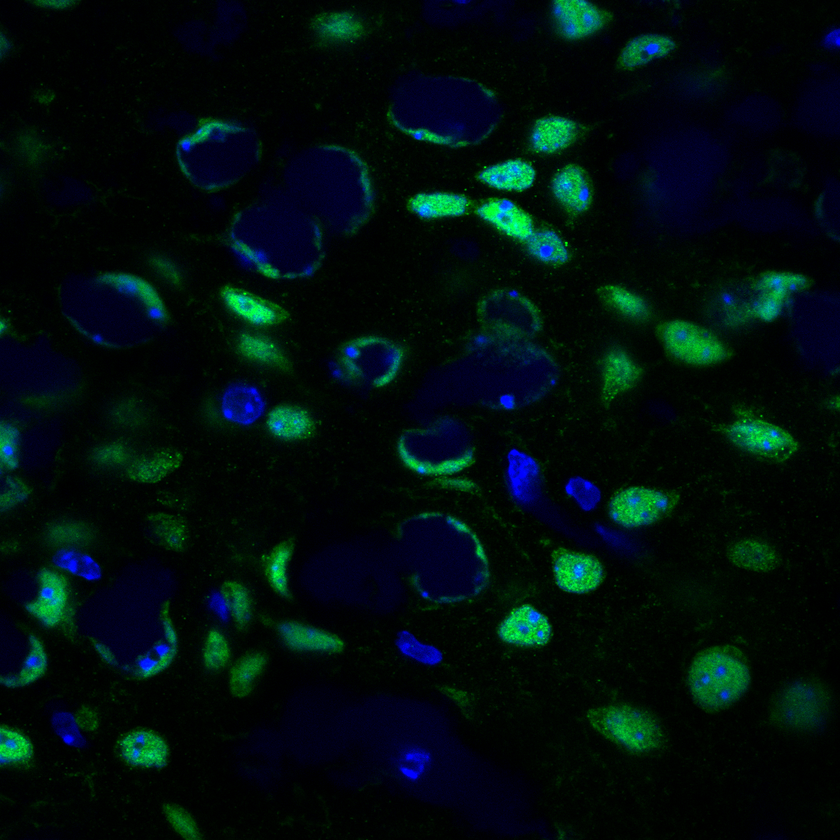
#> input picture Final-Code/63x-NeuN-Hoechst-izq-18 ZEN.tif, 840 x 840 px, shrunk from 1024 x 1024 before the run, found by its file name
$ jupyter execute 02-Code.ipynb
#> lines starting #> are read from the running program, lines starting #| are printed output that depends on the picture; after the words box and inside, x2 and y2 are one past the last pixel; in counts of white or black regions, pixels touching at a corner belong together
<a href="https://colab.research.google.com/github/MiguelAngel-ht/Cells-Classification/blob/main/02-Code.ipynb" target="_parent"></a>

[cell 1]
import numpy as np
import matplotlib.pyplot as plt
import cv2 as cv

[cell 2]
import plotly.express as px

[cell 3]
# FUNCTION THAT PLOT ALL OF IMAGES TOGETHER
def show_images(images, names):

  fig, axs = plt.subplots(1, len(names), figsize=(4*len(names), 6), constrained_layout=True)

  for i, (ax, img) in enumerate(zip(axs.flat, images)):
    ax.set_title(names[i])
    ax.imshow(img, 'gray')

  plt.show()

[cell 4]
img = cv.imread('63x-NeuN-Hoechst-izq-18 ZEN.tif')
#> img is the input picture: shape (840, 840, 3); mean B, G, R 13.4, 14.9, 0
plt.imshow(img)
plt.show()

[cell 5]
imgF = img[:,:,1]
imgC = img[:,:,0]
show_images([imgF, imgC], ['Farms', 'Cells'])
#> the loop in show_images, `for i, (ax, img) in enumerate(zip(axs.flat, images)):` made 2 passes

[cell 6]
# Blurring
imgC_bl = cv.boxFilter(imgC, -1, (6, 6))

# Threshold
imgC_um = cv.threshold(imgC_bl, 17, 255, cv.THRESH_BINARY)[1]
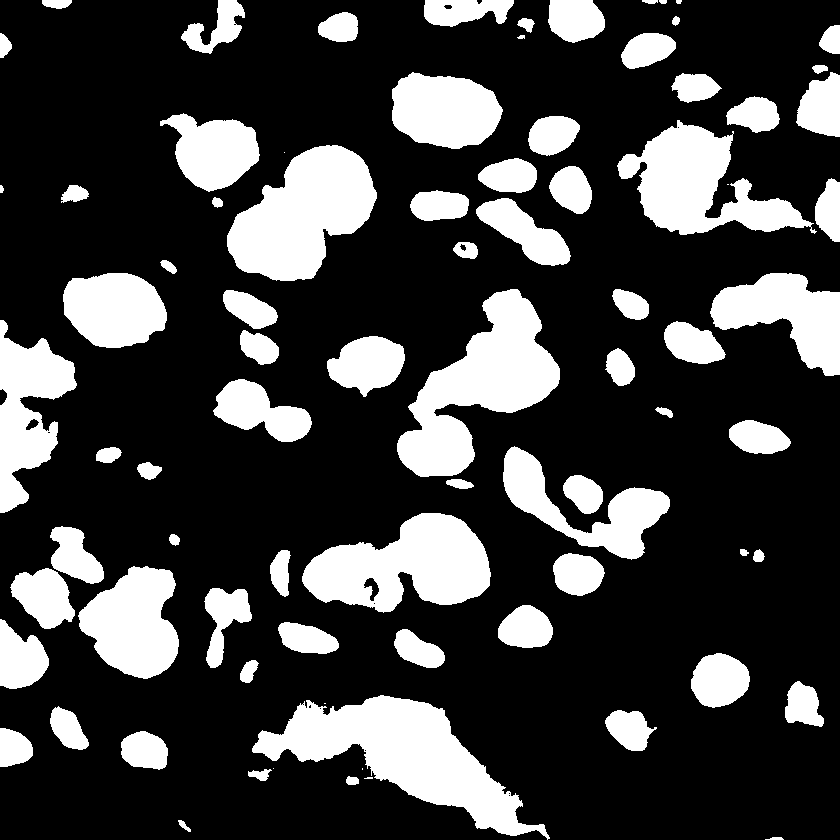
#> imgC_um: shape (840, 840); 25.1% white; 83 white regions (6 under 20 px), largest, box (x1, y1, x2, y2) and area: (252, 695, 550, 840) 16086, (397, 289, 560, 477) 13869, (227, 145, 377, 281) 12636

# Opening
kernel = np.ones((9, 9))
imgC_op = cv.morphologyEx(imgC_um, cv.MORPH_OPEN, kernel)
#> imgC_op: shape (840, 840); 24.4% white; 66 white regions, largest, box (x1, y1, x2, y2) and area: (255, 696, 526, 835) 15633, (397, 290, 560, 477) 13814, (227, 146, 376, 281) 12573

[cell 7]
show_images([imgC_bl, imgC_um, imgC_op], ['Blurring', 'Umbral', 'Opening'])
#> the loop in show_images (call 2), `for i, (ax, img) in enumerate(zip(axs.flat, images)):` made 3 passes

[cell 8]
# Logarithm transform
c = 255 / np.log(1 + np.max(imgC))
#> c = 45.99
imgC_log = c * np.log(imgC + 1)
imgC_log = imgC_log.astype('uint8')

# Threshold
imgC_um2 = np.copy(imgC_log)
imgC_um2[imgC_um2 > 140] = 255
imgC_um2[imgC_um2 != 255] = 0
#> imgC_um2: shape (840, 840); 21.9% white; 1386 white regions (1308 under 20 px), largest, box (x1, y1, x2, y2) and area: (397, 289, 560, 476) 12631, (227, 146, 377, 279) 11907, (252, 694, 535, 836) 11876

# Opening and Dilate
kernel = np.ones((2,2),np.uint8)
imgC_op1 = cv.morphologyEx(imgC_um2, cv.MORPH_OPEN, kernel)
#> imgC_op1: shape (840, 840); 20.4% white; 341 white regions (235 under 20 px), largest, box (x1, y1, x2, y2) and area: (398, 290, 561, 477) 12281, (229, 147, 377, 280) 11692, (304, 514, 490, 611) 9966
kernel = np.ones((3,3),np.uint8)
imgC_dl = cv.dilate(imgC_op1, kernel, iterations = 1)
#> imgC_dl: shape (840, 840); 24.2% white; 108 white regions (17 under 20 px), largest, box (x1, y1, x2, y2) and area: (397, 289, 562, 478) 13847, (287, 696, 550, 839) 12921, (228, 146, 378, 281) 12561

# Opening
kernel = np.ones((5,5))
imgC_op2 = cv.morphologyEx(imgC_dl, cv.MORPH_OPEN, kernel)
#> imgC_op2: shape (840, 840); 23.6% white; 90 white regions, largest, box (x1, y1, x2, y2) and area: (397, 290, 561, 478) 13743, (229, 146, 378, 281) 12501, (289, 696, 526, 836) 11725

[cell 9]
show_images([imgC_log, imgC_um2, imgC_dl, imgC_op2],
            ['Log Transf', 'Threshold', 'Dilate', 'Opening'])

[cell 10]
# Farm Image Processing

# Smooting
kernel = (1 / (5*5)) * np.ones((5,5))
imgF_sm = cv.filter2D(imgF, -1, kernel)

# Thresholding
imgF_th = cv.threshold(imgF_sm, 26, 255, cv.THRESH_BINARY)[1]
#> imgF_th: shape (840, 840); 13% white; 136 white regions (45 under 20 px), largest, box (x1, y1, x2, y2) and area: (405, 188, 576, 270) 5536, (595, 283, 734, 368) 4444, (218, 283, 292, 373) 3820

[cell 11]
show_images([imgF, imgF_sm, imgF_th],
            ['Original', 'Smooting', 'Threshold'])

[cell 12]
def Classifier(imgC, imgF, inf, sup, q=False):

#> called with inf = 0.15, sup = 0.5, q = False
  areasC = []
  areasF = []
  clas = np.zeros(np.shape(imgC))

  num, label, stats, centroids = cv.connectedComponentsWithStats(imgC, cv.CV_32S)
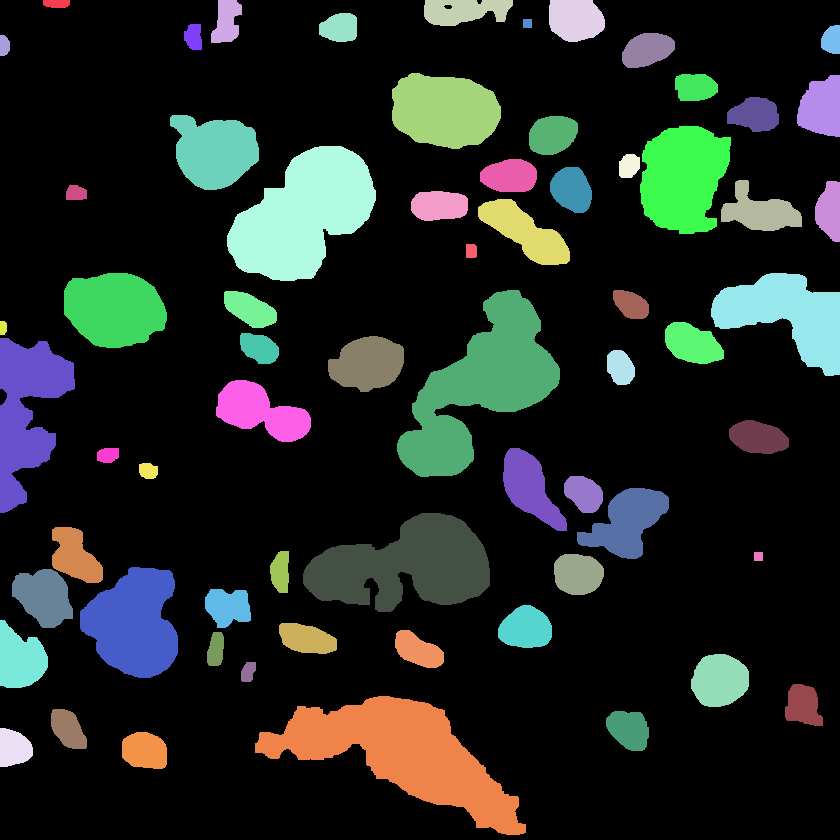
#> label: shape (840, 840) int32; 67 distinct labels, from 0 to 66; one colour per label, 0 black
#> num = 67; stats = 67 rows, first 6: [0, 0, 840, 840, 533441], [43, 0, 27, 8, 197], [211, 0, 31, 43, 942], [424, 0, 89, 26, 1755], [549, 0, 56, 42, 1964], [319, 13, 38, 29, 907]; centroids = 67 pairs, first value 2.77 to 831.2, second value 3.21 to 754.2

  hist = np.histogram(label.flatten(), num+1)[0][1:]
#> hist = 67 values, max 15633 at index 62, min 0 at index 32, mean 2569.5

  if q:
    label[label == hist.argmax()] = 0

  for i in range(num+1)[1:]:

    cells = label == i
    areaC = np.count_nonzero(cells*255 == 255)
    farms = cells * imgF
    areaF = np.count_nonzero(farms == 255)


    areasC.append(areaC)
    areasF.append(areaF)


    if areaF >= inf * areaC:
      a = 3
    if areaF >= inf * areaC and areaF < sup * areaC:
      a = 2
    if areaF < inf * areaC:
      a = 1

    clas  += a * cells
#> this loop made 67 passes
#> (areaC, areaF) on passes 1, 4, 5, 9, 10, 11, 15, 16, 18, 20, 21, 23: (197, 197), (1964, 1880), (907, 907), (1387, 1285), (180, 128), (6494, 1047), (4847, 1134), (1535, 1535), (12573, 2102), (1526, 1520), (1465, 1465), (1165, 47)
#> pass 1, in Classifier, `cells = label == i`:
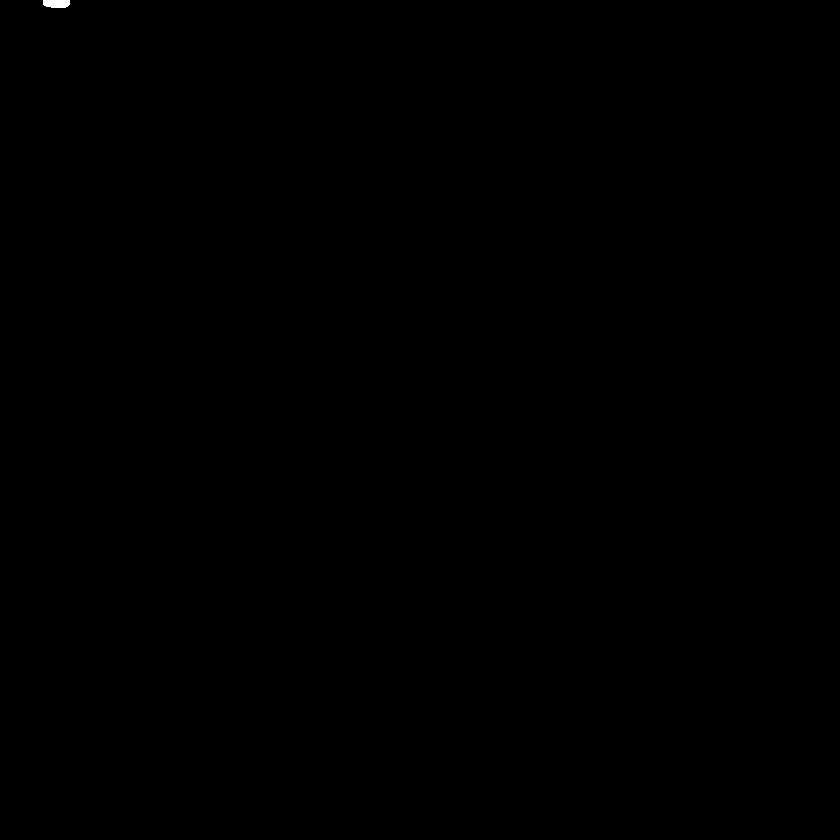
#> cells: shape (840, 840) bool; 0.03% white; 1 white region, box (x1, y1, x2, y2) and area: (43, 0, 70, 8) 197
#> after the loop:
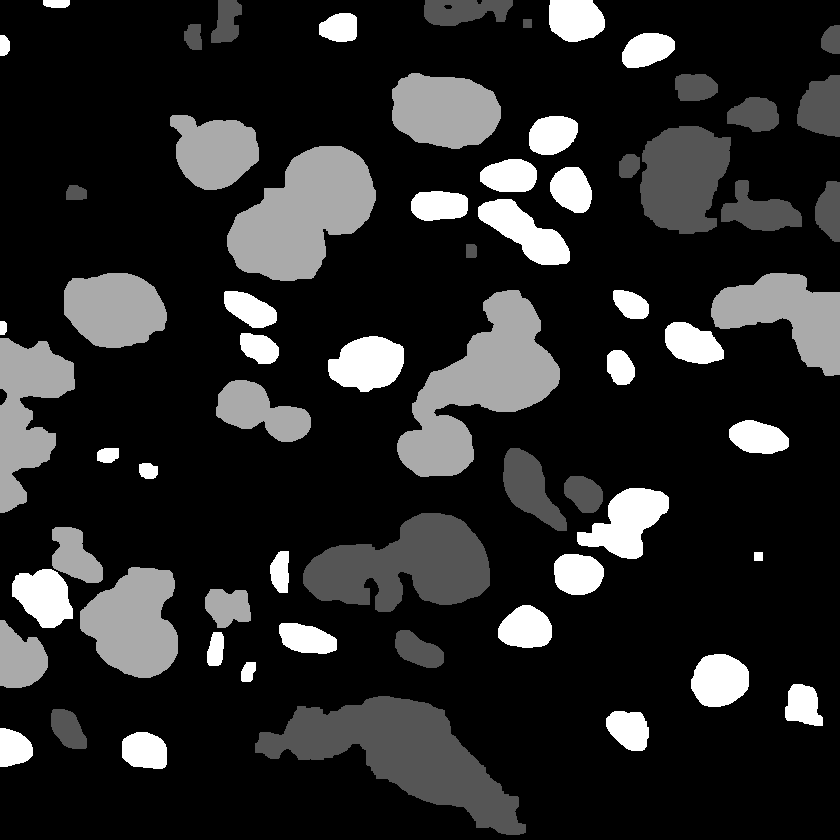
#> clas: shape (840, 840) float64; min 0, max 3, mean 0.475; drawn with min black and max white
#> after the loop, areasC = 67 values, max 15633 at index 61, min 0 at index 66, mean 2569.5; areasF = 67 values, max 3467 at index 30, min 0 at index 1, mean 902.7

  return clas, label

[cell 13]
img_cls, label = Classifier(imgC_op, imgF_th, 0.15, 0.5)
show_images([img_cls, label],['Clas1','Label'])

[cell 14]
img_cls, label = Classifier(imgC_op2, imgF_th, 0.15, 0.5)
#> call 2 of Classifier, with inf = 0.15, sup = 0.5, q = False
#> in Classifier (call 2), `num, label, stats, centroids = cv.connectedComponentsWithStats(imgC, c..`:
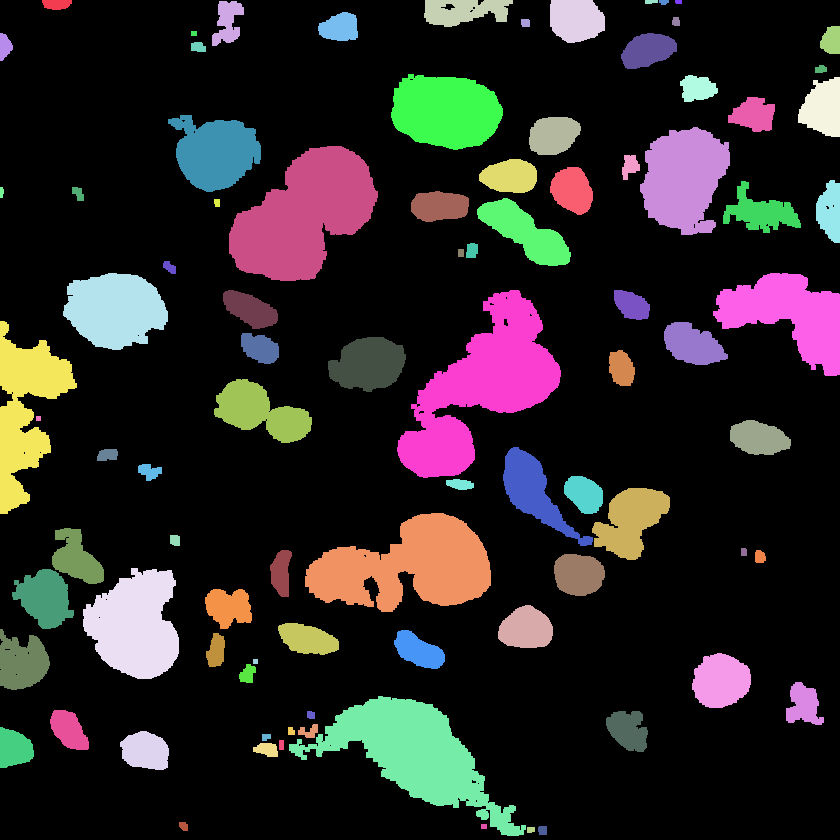
#> label: shape (840, 840) int32; 91 distinct labels, from 0 to 90; one colour per label, 0 black
#> in Classifier (call 2), `num, label, stats, centroids = cv.connectedComponentsWithStats(imgC, c..`: num = 91; stats = 91 rows, first 6: [0, 0, 840, 840, 538890], [42, 0, 30, 10, 249], [212, 1, 32, 45, 864], [424, 0, 89, 27, 1717], [550, 0, 55, 43, 1974], [645, 0, 13, 4, 46]; centroids = 91 pairs, first value 1.26 to 831, second value 1.3 to 829.9
#> in Classifier (call 2), `hist = np.histogram(label.flatten(), num+1)[0][1:]`: hist = 91 values, max 13743 at index 40, min 0 at index 44, mean 1832
#> the loop in Classifier (call 2), `for i in range(num+1)[1:]: ` made 91 passes
#> (areaC, areaF) on passes 1, 4, 8, 13, 14, 17, 21, 22, 24, 26, 27, 29: (249, 233), (1974, 1893), (894, 894), (249, 135), (1428, 1301), (6567, 1083), (4838, 1128), (1575, 1574), (12501, 2123), (1533, 1516), (1504, 1504), (1125, 47)
#> after the loop in Classifier (call 2), `for i in range(num+1)[1:]:`:
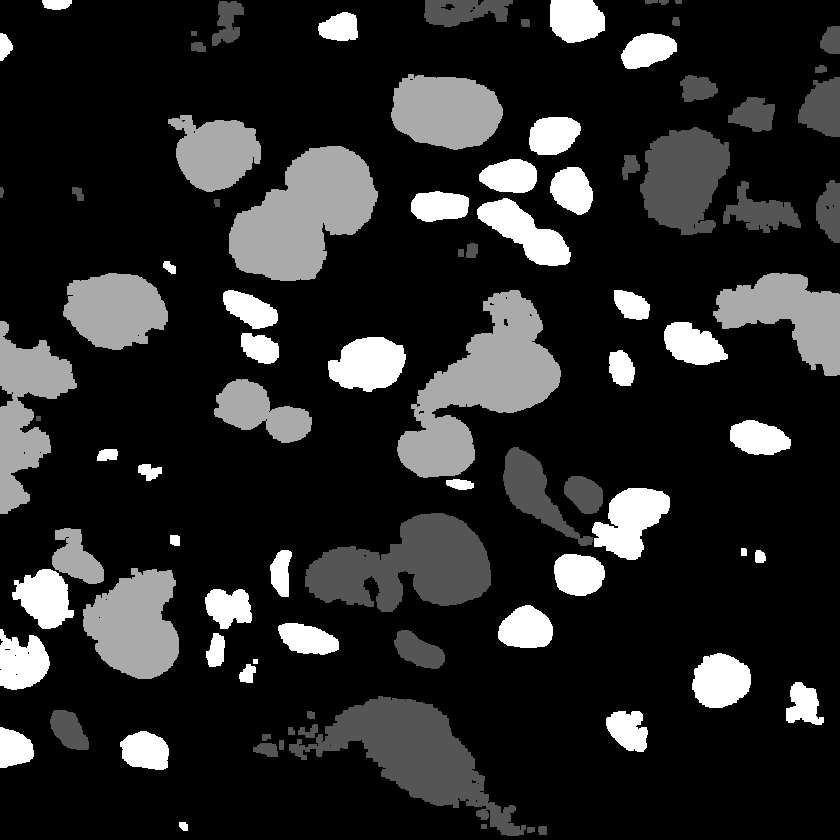
#> clas: shape (840, 840) float64; min 0, max 3, mean 0.473; drawn with min black and max white
#> after the loop in Classifier (call 2), `for i in range(num+1)[1:]:`: areasC = 91 values, max 13743 at index 40, min 0 at index 90, mean 1832; areasF = 91 values, max 3466 at index 40, min 0 at index 1, mean 674.8
show_images([img_cls, label],['Clas2','Label'])
